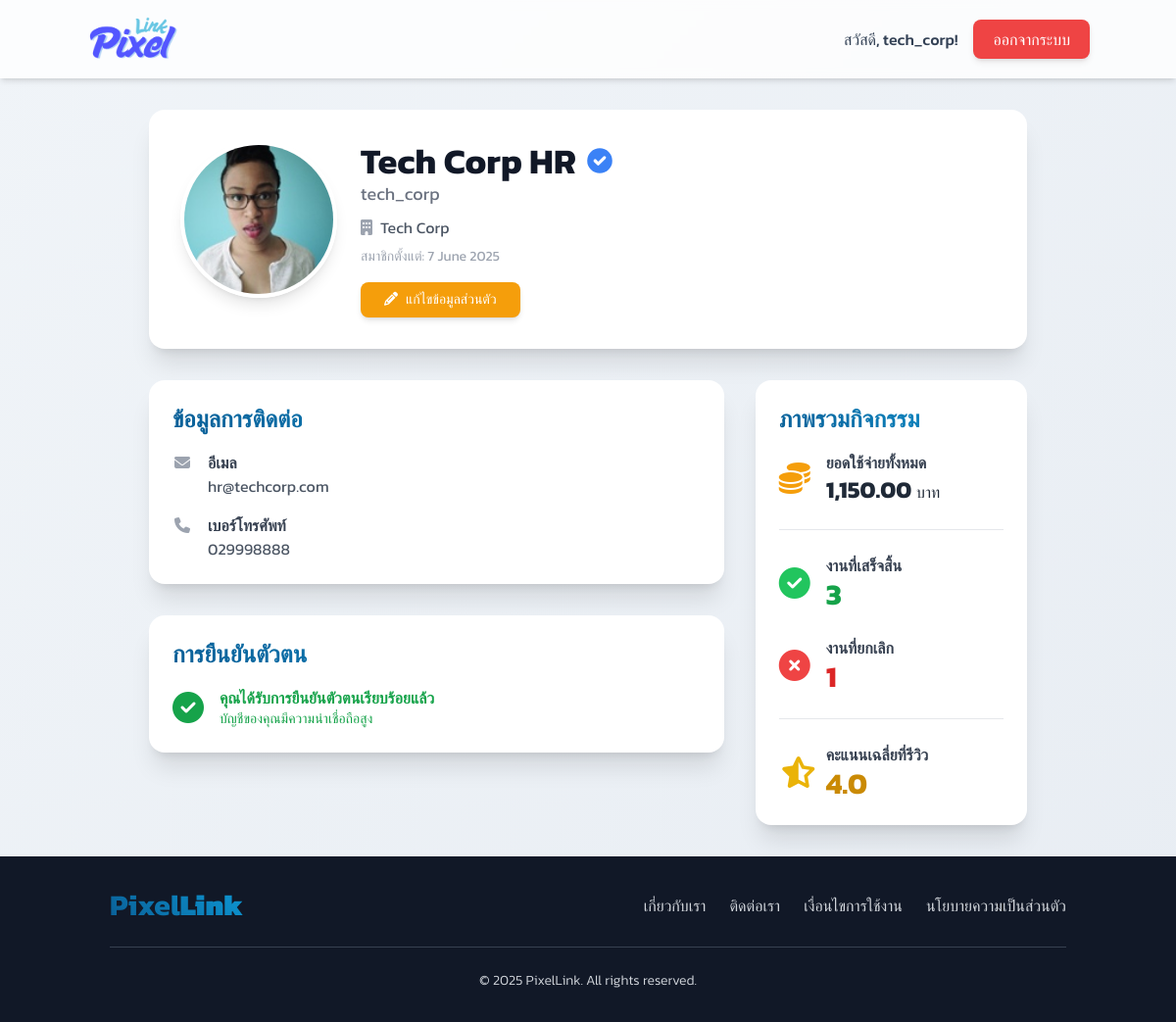
The app's page /client/view_profile_client.php (signed in) with its own data.
### tables this page shows
CREATE TABLE `profiles` (
  `profile_id` int(11) NOT NULL,
  `user_id` int(11) NOT NULL,
  `address` text DEFAULT NULL,
  `company_name` varchar(255) DEFAULT NULL,
  `bio` text DEFAULT NULL,
  `skills` text DEFAULT NULL,
  `profile_picture_url` varchar(255) DEFAULT NULL,
  `facebook_url` varchar(255) DEFAULT NULL,
  `instagram_url` varchar(255) DEFAULT NULL,
  `tiktok_url` varchar(255) DEFAULT NULL,
  `payment_qr_code_url` varchar(255) DEFAULT NULL,
  `bank_name` varchar(100) DEFAULT NULL,
  `account_number` varchar(50) DEFAULT NULL
);

CREATE TABLE `users` (
  `user_id` int(11) NOT NULL,
  `username` varchar(50) NOT NULL,
  `password` varchar(255) NOT NULL,
  `email` varchar(100) NOT NULL,
  `first_name` varchar(100) NOT NULL,
  `last_name` varchar(100) NOT NULL,
  `phone_number` varchar(20) NOT NULL,
  `user_type` enum('admin','designer','client') NOT NULL,
  `registration_date` timestamp NOT NULL DEFAULT current_timestamp(),
  `is_approved` tinyint(1) DEFAULT 0,
  `last_activity` datetime DEFAULT NULL,
  `is_active` tinyint(1) DEFAULT 1,
  `is_verified` tinyint(1) NOT NULL DEFAULT 0 COMMENT '0=Not Verified, 1=Verified',
  `last_login` timestamp NULL DEFAULT NULL
);

### client/view_profile_client.php (the view, shortened to what this page needs)
<?php
require_once '../connect.php';
$user_id = $_SESSION['user_id'];
$profile_data = null;
$job_stats = [
    'completed' => 0,
    'cancelled' => 0,
    'total_spent' => 0,
    'avg_rating' => 0
];
$sql_profile = "SELECT u.first_name, u.last_name, u.email, u.phone_number, u.username, u.registration_date, u.is_verified, p.company_name, p.profile_picture_url
                FROM users u
                LEFT JOIN profiles p ON u.user_id = p.user_id
                WHERE u.user_id = ?";
$stmt_profile = $conn->prepare($sql_profile);
if ($stmt_profile) {
    $stmt_profile->bind_param("i", $user_id);
    $stmt_profile->execute();
    $profile_data = $stmt_profile->get_result()->fetch_assoc();
}
if ($profile_data) {
    $sql_job_counts = "SELECT
                        SUM(CASE WHEN status = 'completed' THEN 1 ELSE 0 END) AS completed_jobs,
                        SUM(CASE WHEN status IN ('rejected') THEN 1 ELSE 0 END) AS cancelled_jobs
                       FROM client_job_requests
                       WHERE client_id = ?";
    $stmt_job_counts = $conn->prepare($sql_job_counts);
    if ($stmt_job_counts) {
        $stmt_job_counts->bind_param("i", $user_id);
        $stmt_job_counts->execute();
        $job_counts_result = $stmt_job_counts->get_result()->fetch_assoc();
        $job_stats['completed'] = $job_counts_result['completed_jobs'] ?? 0;
        $job_stats['cancelled'] = $job_counts_result['cancelled_jobs'] ?? 0;
    }
    $sql_spending = "SELECT SUM(agreed_price) as total_spent FROM contracts WHERE client_id = ? AND contract_status = 'completed'";
    $stmt_spending = $conn->prepare($sql_spending);
    if ($stmt_spending) {
        $stmt_spending->bind_param("i", $user_id);
        $stmt_spending->execute();
        $spending_result = $stmt_spending->get_result()->fetch_assoc();
        $job_stats['total_spent'] = $spending_result['total_spent'] ?? 0;
    }
    $sql_rating = "SELECT AVG(rating) as avg_rating FROM reviews WHERE reviewer_id = ?";
    $stmt_rating = $conn->prepare($sql_rating);
    if ($stmt_rating) {
        $stmt_rating->bind_param("i", $user_id);
        $stmt_rating->execute();
        $rating_result = $stmt_rating->get_result()->fetch_assoc();
        $job_stats['avg_rating'] = $rating_result['avg_rating'] ?? 0;
    }
}
$loggedInUserName = $_SESSION['username'] ?? '';
$display_name = trim(($profile_data['first_name'] ?? '') . ' ' . ($profile_data['last_name'] ?? '')) ?: ($profile_data['username'] ?? 'ไม่ระบุชื่อ');
$display_email = $profile_data['email'] ?? 'ไม่ระบุอีเมล';
$display_tel = $profile_data['phone_number'] ?? 'ไม่ระบุเบอร์โทรศัพท์';
$display_company_name = $profile_data['company_name'] ?? 'ไม่ระบุบริษัท';
$registration_date = isset($profile_data['registration_date']) ? date("j F Y", strtotime($profile_data['registration_date'])) : '-';
$is_verified = $profile_data['is_verified'] ?? 0;
$raw_pic_path = $profile_data['profile_picture_url'] ?? '';
$display_profile_pic = '../dist/img/user8.jpg';
if (!empty($raw_pic_path)) {
    $correct_path = ltrim($raw_pic_path, '/');
    if (file_exists('../' . $correct_path)) {
        $display_profile_pic = '../' . htmlspecialchars($correct_path);
    }
}
?>
<!DOCTYPE html>
<html lang="th">
<head>
    <script src="https://cdn.tailwindcss.com"></script>
    <link rel="stylesheet" href="https://cdnjs.cloudflare.com/ajax/libs/font-awesome/6.1.1/css/all.min.css">
</head>
<body class="bg-slate-100 min-h-screen">
    <nav class="bg-white/80 backdrop-blur-sm p-4 shadow-md sticky top-0 z-50">
        <div class="container mx-auto flex justify-between items-center">
            <a href="main.php">
                <img src="../dist/img/logo.png" alt="PixelLink Logo" class="h-12 transition-transform hover:scale-105">
            </a>
            <div class="space-x-4 flex items-center">
                <span class="font-medium text-slate-700">สวัสดี, <?= htmlspecialchars($loggedInUserName) ?>!</span>
                <a href="../logout.php" class="btn-danger text-white px-5 py-2 rounded-lg font-medium shadow-md">ออกจากระบบ</a>
            </div>
        </div>
    </nav>
    <main class="container mx-auto px-4 py-8">
        <?php if (!$profile_data): ?>
            <div class="bg-red-100 text-red-700 p-4 rounded-lg text-center">ไม่พบข้อมูลโปรไฟล์</div>
        <?php else: ?>
            <div class="max-w-4xl mx-auto">
                <div class="bg-white rounded-2xl shadow-xl p-6 md:p-8 mb-8">
                    <div class="flex flex-col sm:flex-row items-center sm:items-start gap-6">
                        <img src="<?= $display_profile_pic ?>" alt="รูปโปรไฟล์" class="w-32 h-32 sm:w-40 sm:h-40 rounded-full object-cover shadow-lg border-4 border-white flex-shrink-0">
                        <div class="text-center sm:text-left flex-grow">
                            <h1 class="text-3xl sm:text-4xl font-bold text-gray-900 flex items-center justify-center sm:justify-start">
                                <?= htmlspecialchars($display_name) ?>
                                <?php if ($is_verified): ?>
                                    <span title="บัญชีนี้ได้รับการยืนยันตัวตนแล้ว">
                                        <svg class="ml-2 w-8 h-8 text-blue-500" fill="currentColor" viewBox="0 0 20 20" xmlns="http://www.w3.org/2000/svg">
                                            <path fill-rule="evenodd" d="M10 18a8 8 0 100-16 8 8 0 000 16zm3.707-9.293a1 1 0 00-1.414-1.414L9 10.586 7.707 9.293a1 1 0 00-1.414 1.414l2 2a1 1 0 001.414 0l4-4z" clip-rule="evenodd"></path>
                                        </svg>
                                    </span>
                                <?php endif; ?>
                            </h1>
                            <p class="text-lg text-gray-500"><?= htmlspecialchars($profile_data['username']) ?></p>
                            <p class="text-md text-gray-600 mt-2"><i class="fas fa-building mr-2 text-gray-400"></i><?= htmlspecialchars($display_company_name) ?></p>
                            <p class="text-sm text-gray-400 mt-2">สมาชิกตั้งแต่: <?= $registration_date ?></p>
                            <div class="mt-4">
                                <a href="edit_profile.php" class="inline-block bg-amber-500 hover:bg-amber-600 text-white px-6 py-2 rounded-lg font-medium text-sm shadow-md transition-colors">
                                    <i class="fas fa-pencil-alt mr-2"></i>แก้ไขข้อมูลส่วนตัว
                                </a>
                            </div>
                        </div>
                    </div>
                </div>
                <div class="grid grid-cols-1 md:grid-cols-3 gap-8">
                    <div class="md:col-span-2 space-y-8">
                        <div class="bg-white rounded-2xl shadow-xl p-6">
                            <h2 class="text-2xl font-semibold text-gradient mb-4">ข้อมูลการติดต่อ</h2>
                            <div class="space-y-4">
                                <div class="flex items-start">
                                    <i class="fas fa-envelope fa-fw text-gray-400 mt-1 mr-4"></i>
                                    <div>
                                        <p class="font-semibold text-gray-700">อีเมล</p>
                                        <p class="text-gray-600"><?= htmlspecialchars($display_email) ?></p>
                                    </div>
                                </div>
                                <div class="flex items-start">
                                    <i class="fas fa-phone fa-fw text-gray-400 mt-1 mr-4"></i>
                                    <div>
                                        <p class="font-semibold text-gray-700">เบอร์โทรศัพท์</p>
                                        <p class="text-gray-600"><?= htmlspecialchars($display_tel) ?></p>
                                    </div>
                                </div>
                            </div>
                        </div>
                        <div class="bg-white rounded-2xl shadow-xl p-6">
                            <h2 class="text-2xl font-semibold text-gradient mb-4">การยืนยันตัวตน</h2>
                            <?php if ($is_verified): ?>
                                <div class="flex items-center text-green-600">
                                    <i class="fas fa-check-circle fa-2x mr-4"></i>
                                    <div>
                                        <p class="font-bold">คุณได้รับการยืนยันตัวตนเรียบร้อยแล้ว</p>
                                        <p class="text-sm">บัญชีของคุณมีความน่าเชื่อถือสูง</p>
                                    </div>
                                </div>
                            <?php endif; ?>
                        </div>
                    </div>
                    <div class="bg-white rounded-2xl shadow-xl p-6">
                        <h2 class="text-2xl font-semibold text-gradient mb-4">ภาพรวมกิจกรรม</h2>
                        <div class="space-y-6">
                            <div class="flex items-center">
                                <i class="fas fa-coins fa-2x w-8 text-center text-amber-500 mr-4"></i>
                                <div>
                                    <p class="font-semibold text-gray-700">ยอดใช้จ่ายทั้งหมด</p>
                                    <p class="text-gray-800 text-2xl font-bold"><?= number_format($job_stats['total_spent'], 2) ?> <span class="text-base font-normal">บาท</span></p>
                                </div>
                            </div>
                            <hr>
                            <div class="flex items-center">
                                <i class="fas fa-check-circle fa-2x w-8 text-center text-green-500 mr-4"></i>
                                <div>
                                    <p class="font-semibold text-gray-700">งานที่เสร็จสิ้น</p>
                                    <p class="text-green-600 text-3xl font-bold"><?= $job_stats['completed'] ?></p>
                                </div>
                            </div>
                            <div class="flex items-center">
                                <i class="fas fa-times-circle fa-2x w-8 text-center text-red-500 mr-4"></i>
                                <div>
                                    <p class="font-semibold text-gray-700">งานที่ยกเลิก</p>
                                    <p class="text-red-600 text-3xl font-bold"><?= $job_stats['cancelled'] ?></p>
                                </div>
                            </div>
                            <hr>
                            <div class="flex items-center">
                                <i class="fas fa-star-half-alt fa-2x w-8 text-center text-yellow-500 mr-4"></i>
                                <div>
                                    <p class="font-semibold text-gray-700">คะแนนเฉลี่ยที่รีวิว</p>
                                    <p class="text-yellow-600 text-3xl font-bold"><?= number_format($job_stats['avg_rating'], 1) ?></p>
                                </div>
                            </div>
                        </div>
                    </div>
                </div>
            </div>
        <?php endif; ?>
    </main>
    <?php include '../includes/footer.php'; ?>
</body>
</html>

### client/view_profile_client.php (style rules this page uses)
* { font-family: 'Kanit', sans-serif; font-style: normal; font-weight: 400; }
body { background: linear-gradient(135deg, #f0f4f8 0%, #e8edf3 100%); color: #2c3e50; overflow-x: hidden; }
.btn-danger { background-color: #ef4444; color: white; transition: all 0.3s ease; box-shadow: 0 4px 15px rgba(239, 68, 68, 0.3); }
.text-gradient { background: linear-gradient(45deg, #0a5f97, #0d96d2); -webkit-background-clip: text; -webkit-text-fill-color: transparent; }

### records on screen
profiles: profile_picture_url (picture), user.last_name "Tech Corp HR", user.username "tech_corp", company_name "Tech Corp", user.registration_date "7 June 2025", user.email "hr@techcorp.com", user.phone_number "029998888"

### other values on screen
$loggedInUserName "tech_corp"
$job_stats['total_spent'] "1,150.00"
$job_stats['completed'] "3"
$job_stats['cancelled'] "1"
$job_stats['avg_rating'] "4.0"
